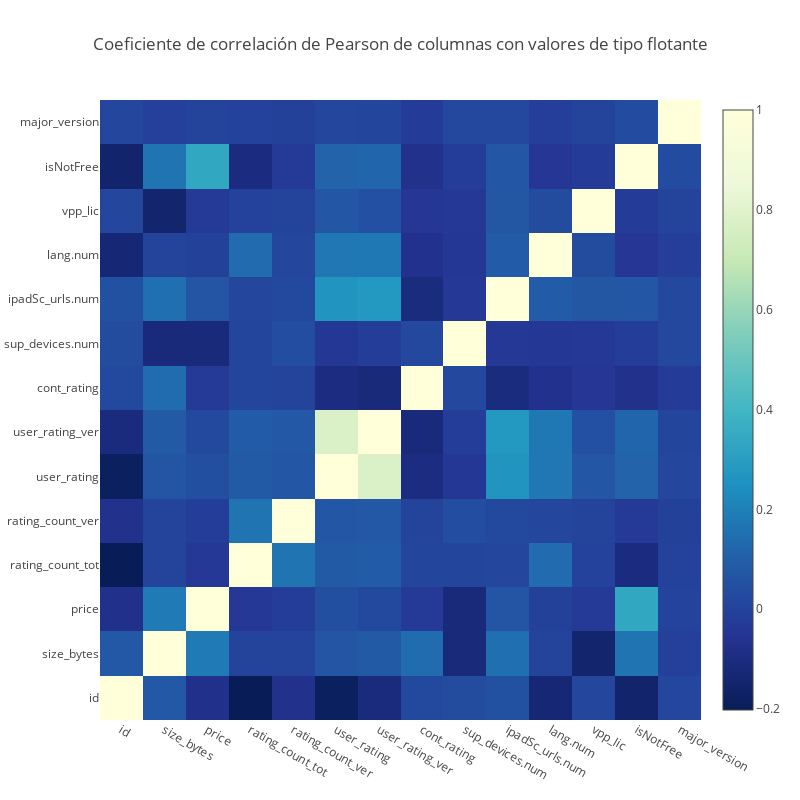

The notebook cell saved with this chart:
### Markdown cell above
Con esto se obtienen datos adicionales: track name, tamano de la app en bytes y la descripcion.

### Code cell
data = [
    go.Heatmap(
        z = m.corr().values,
        x = m.corr().columns.values,
        y = m.corr().columns.values,
        colorscale='YlGnBu',
        reversescale=False,
    )
]

layout = go.Layout(
    title='Coeficiente de correlación de Pearson de columnas con valores de tipo flotante',
    xaxis = dict(ticks=''),
    yaxis = dict(ticks='' ),
    width = 800, height = 800,
    margin = dict(
        l = 100
    )
)

fig = go.Figure(data=data, layout=layout)
py.iplot(fig, filename='labelled-heatmap')

### Figure 1 — Plotly figure (JSON) as saved in the notebook; plotly's stock layout.template omitted (floating-point values rounded to 4 significant figures; data arrays with more than 128 entries replaced by an {"elided": "..."} marker saying what was removed)
{"data": [{"colorscale": "YlGnBu", "reversescale": false, "type": "heatmap", "uid": "aff73a1f-6b9d-46bc-9451-c8294bb28018", "x": ["id", "size_bytes", "price", "rating_count_tot", "rating_count_ver", "user_rating", "user_rating_ver", "cont_rating", "sup_devices.num", "ipadSc_urls.num", "lang.num", "vpp_lic", "isNotFree", "major_version"], "y": ["id", "size_bytes", "price", "rating_count_tot", "rating_count_ver", "user_rating", "user_rating_ver", "cont_rating", "sup_devices.num", "ipadSc_urls.num", "lang.num", "vpp_lic", "isNotFree", "major_version"], "z": {"elided": "14x14 float values"}, "zauto": true, "zmax": 1, "zmin": -0.2019}], "layout": {"height": 800, "margin": {"l": 100}, "title": "Coeficiente de correlación de Pearson de columnas con valores de tipo flotante", "width": 800, "xaxis": {"autorange": true, "range": [-0.5, 13.5], "ticks": "", "type": "category"}, "yaxis": {"autorange": true, "range": [-0.5, 13.5], "ticks": "", "type": "category"}}}
